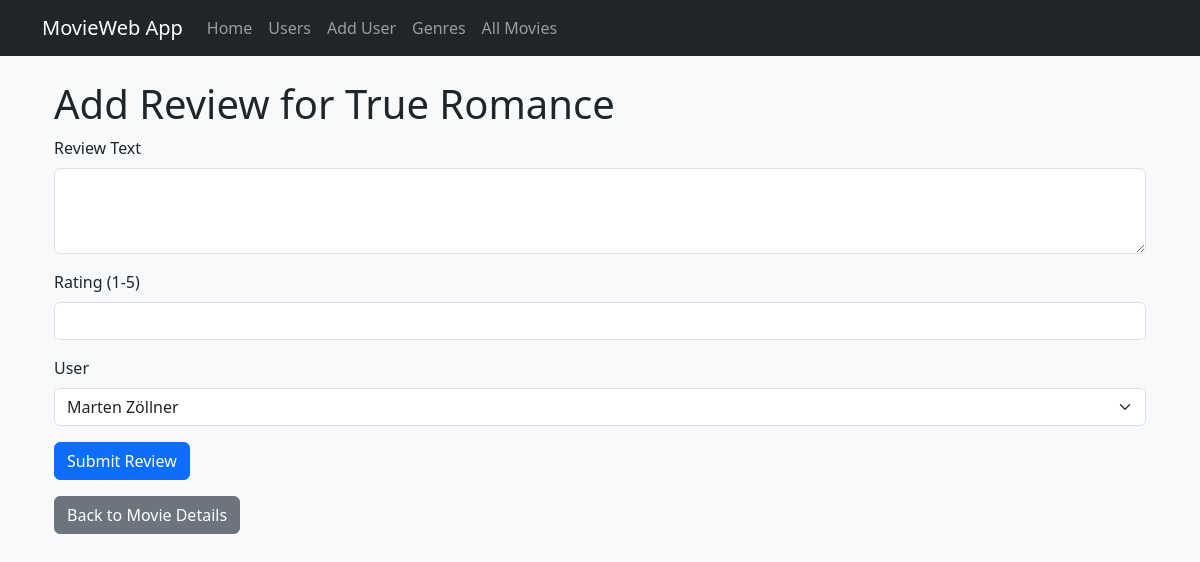
Before: /movies/1/add_review with the older database file.
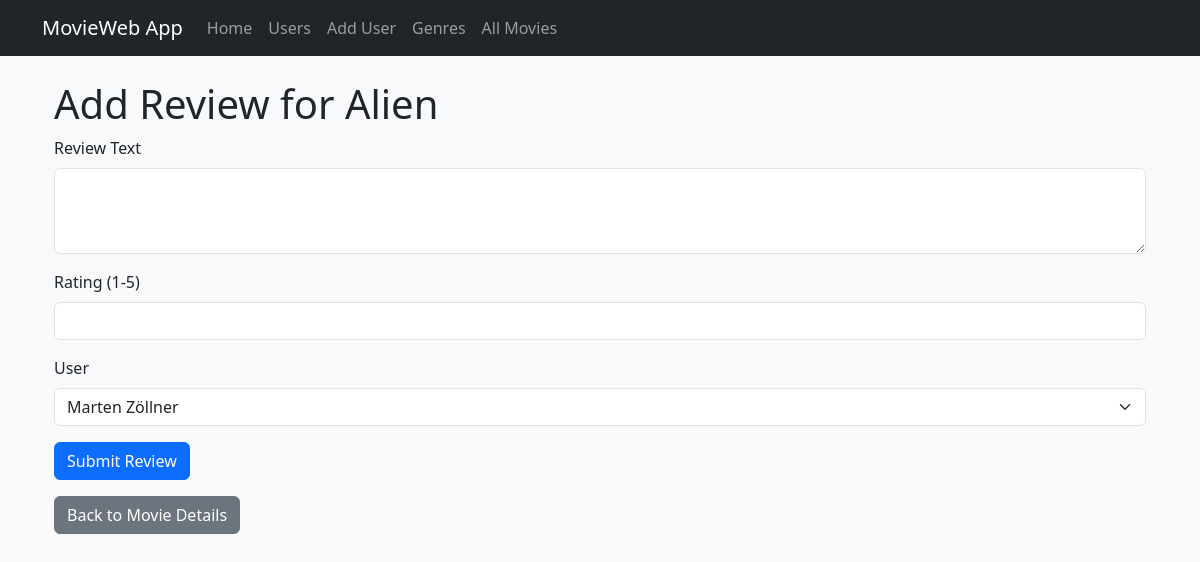
After: the same page with the newer database file.
### datamanager/data_models.py (models this page shows)
class Movie(db.Model):
    id = db.Column(db.Integer, primary_key=True)
    name = db.Column(db.String(100), nullable=False)
    director = db.Column(db.String(50), nullable=True)
    year = db.Column(db.Integer, nullable=True)
    rating = db.Column(db.Float, nullable=True)
    poster = db.Column(db.String(255), nullable=True)
    genres = db.relationship('Genre', secondary=movie_genre, backref=db.backref('movies', lazy=True))
    reviews = db.relationship('Review', backref='movie', lazy=True)

### app.py (the view)
@app.route('/movies/<int:movie_id>/add_review', methods=['GET', 'POST'])
def add_review(movie_id):
    try:
        movie = data_manager.get_movie_by_id(movie_id)
        if not movie:
            return render_template('404.html'), 404
        if request.method == 'POST':
            text = request.form['text']
            rating = float(request.form['rating'])
            user_id = int(request.form['user_id'])
            data_manager.add_review(text, rating, user_id, movie_id)
            return redirect(url_for('movie_details', movie_id=movie_id))
        users = data_manager.get_all_users()
        return render_template('add_review.html', movie=movie, users=users)
    except Exception as e:
        app.logger.error(f"Error adding review for movie {movie_id}: {e}")
        app.logger.error(traceback.format_exc())
        return render_template('500.html'), 500

### datamanager/sqlite_data_manager.py (called while the page is built)
    def get_all_users(self):
        return self.session.query(User).all()

    def get_movie_by_id(self, movie_id):
        return self.session.query(Movie).get(movie_id)

### templates/add_review.html (shortened to what this page needs)
{% extends 'base.html' %}
{% block content %}
    <div class="container">
        <h1>Add Review for {{ movie.name }}</h1>
        <form method="post">
            <div class="mb-3">
                <label for="text" class="form-label">Review Text</label>
                <textarea class="form-control" id="text" name="text" rows="3" required></textarea>
            </div>
            <div class="mb-3">
                <label for="rating" class="form-label">Rating (1-5)</label>
                <input type="number" class="form-control" id="rating" name="rating" min="1" max="5" required>
            </div>
            <div class="mb-3">
                <label for="user_id" class="form-label">User</label>
                <select class="form-select" id="user_id" name="user_id" required>
                    {% for user in users %}
                        <option value="{{ user.id }}">{{ user.name }}</option>
                    {% endfor %}
                </select>
            </div>
            <button type="submit" class="btn btn-primary">Submit Review</button>
        </form>
        <a href="{{ url_for('movie_details', movie_id=movie.id) }}" class="btn btn-secondary mt-3">Back to Movie Details</a>
    </div>
{% endblock %}

Changed rows visible on the page:
changed Movie: name "True Romance" → "Alien"
